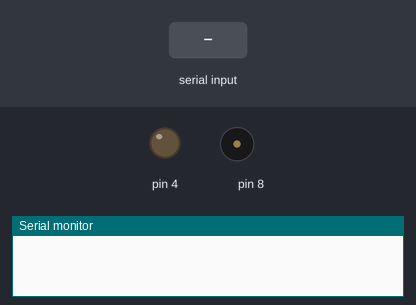
The sketch below on a simulated Arduino Uno, built with avr-gcc and run on an emulated ATmega328P. On the bench: output pins drawn as LEDs (lit = HIGH), buzzer (waves = sounding), the last lines printed to the serial monitor. The test bench sets the inputs (shaded band).

Above: at 1.2 s.
1.3 s: "1" received over the second serial link
At 1.47 s:
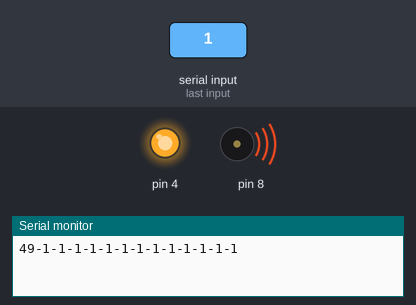
3.1 s: "0" received over the second serial link
At 5.7 s:
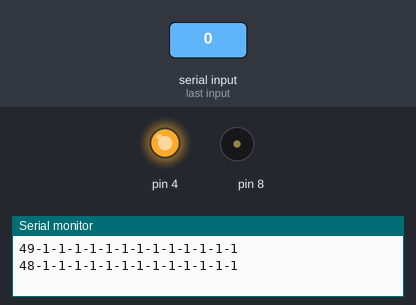
Timing chart, 0 to 7.3 s (numbered marks = the images above; inputs shaded):
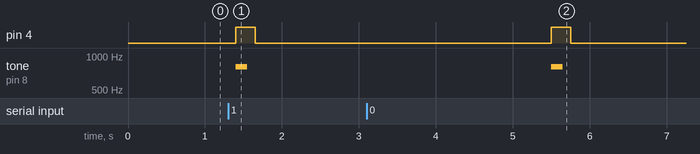

Measured:
- after the input at 1.3 s, pin 4: LOW → HIGH after 0.10 s, → LOW 0.25 s later; tone on pin 8: silent → 800 Hz after 0.10 s, → silent 0.15 s later
- after the input at 3.1 s, pin 4: LOW → HIGH after 2.4 s, → LOW 0.25 s later; tone on pin 8: silent → 800 Hz after 2.4 s, → silent 0.15 s later

The sketch:

RFID_Seriell.ino
```cpp
#include <SoftwareSerial.h>
SoftwareSerial RFID(2, 3); // RX and TX
int newtag[14] = { 0,0,0,0,0,0,0,0,0,0,0,0,0,0};
int data1 = 0;
int i;
String sender = "";
boolean sendnow = false;
String sendersjekk = "";
boolean readtime = true;

void setup()
{
  RFID.begin(9600);    // start serial to RFID reader
  Serial.begin(9600);  // start serial to PC
  pinMode(4, OUTPUT);
  //digitalWrite(4, LOW);
}

void loop() {
  digitalWrite(4, LOW);
  if (RFID.available() > 0 && readtime == true)
  {
    readtime = false;

    // read tag numbers
    delay(100); // needed to allow time for the data to come in from the serial buffer.
    tone(8, 800, 150);
    digitalWrite(4, HIGH);
    for (int z = 0 ; z < 14 ; z++) // read the rest of the tag
    {

      data1 = RFID.read();
      newtag[z] = data1;

    }


    //if (newtag[3] > 0 && newtag[7] > 0) {
    sendnow = true;
    //}
    if (sendnow == true) {

    sendnr();

    }
    delay(250);
    digitalWrite(4, LOW);
    delay(3750);
    readtime = true;

  }


}
void sendnr() {

  for (int z = 0 ; z < 14 ; z++) // read the rest of the tag
    {
      sender += newtag[z];
    }
    //if (!sendersjekk.equals(sender)) {
    Serial.println(sender);

   // }
    sendersjekk = sender;
    sender = "";
    sendnow = false;
}
```
